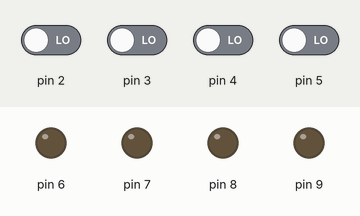
Bench run of a sketch on a simulated Arduino Uno, built with avr-gcc and run on an emulated ATmega328P. On the bench: output pins drawn as LEDs (lit = HIGH). Inputs (shaded band) come from the test bench; at power-on: pin 2–5 LOW.

Above: at 1.2 s.
1.3 s: pin 2 driven HIGH
At 2.5 s:
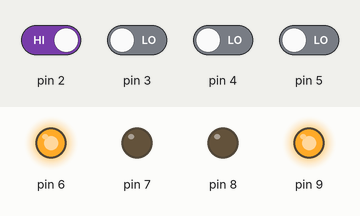
2.8 s: pin 2 driven LOW
At 3.7 s:
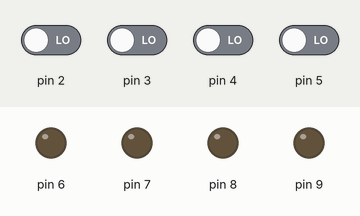
4.3 s: pin 3 driven HIGH
At 4.8 s:
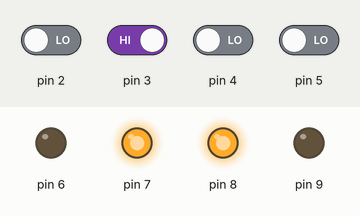
5.8 s: pin 3 driven LOW
At 7.0 s:
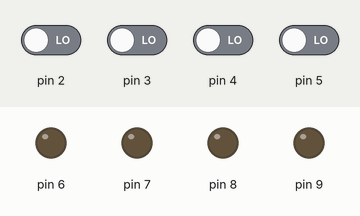
7.3 s: pin 4 driven HIGH
At 8.3 s:
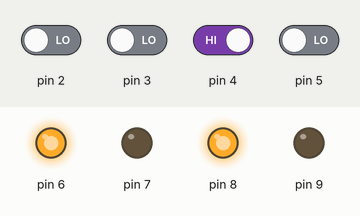
8.8 s: pin 4 driven LOW and pin 5 driven HIGH
At 9.5 s:
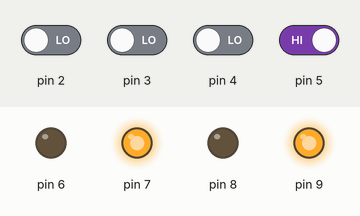
Timing chart, 0 to 11.3 s (numbered marks = the images above; inputs shaded):
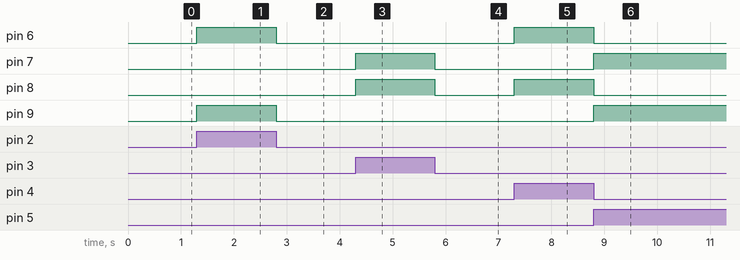

The sketch:

Food_serving_robot.ino
```cpp
//Food Serving Robot
void setup() {
pinMode (2,INPUT);
pinMode (3,INPUT);
pinMode (4,INPUT);
pinMode (5,INPUT);
pinMode (6,OUTPUT);
pinMode (7,OUTPUT);
pinMode (8,OUTPUT);
pinMode (9,OUTPUT);
//pinMode (10,OUTPUT);
//pinMode (11,OUTPUT);
}
void loop() {
//Head Rotation
if (digitalRead(2)==HIGH&&digitalRead(5)==HIGH)
{
    digitalWrite(10,HIGH);
    digitalWrite(11,LOW);
    digitalWrite(6,LOW);
    digitalWrite(7,LOW);
    digitalWrite(8,LOW);
    digitalWrite(9,LOW);
}
else if (digitalRead(3)==HIGH&&digitalRead(4)==HIGH)
{
    digitalWrite(11,HIGH);
    digitalWrite(10,LOW);
    digitalWrite(6,LOW);
    digitalWrite(7,LOW);
    digitalWrite(8,LOW);
    digitalWrite(9,LOW);
   }
//Bot Directions
else  if (digitalRead(2)==HIGH)
{
    digitalWrite(6,HIGH);
    digitalWrite(9,HIGH);
    digitalWrite(7,LOW);
    digitalWrite(8,LOW);
    digitalWrite(10,LOW);
    digitalWrite(11,LOW);
}
else if (digitalRead(3)==HIGH)
{
    digitalWrite(7,HIGH);
    digitalWrite(8,HIGH);
    digitalWrite(6,LOW);
    digitalWrite(9,LOW);
    digitalWrite(10,LOW);
    digitalWrite(11,LOW);
}
else if (digitalRead(4)==HIGH)
{
    digitalWrite(6,HIGH);
    digitalWrite(8,HIGH);
    digitalWrite(7,LOW);
    digitalWrite(9,LOW);
    digitalWrite(10,LOW);
    digitalWrite(11,LOW);
}
else if (digitalRead(5)==HIGH)
{
    digitalWrite(7,HIGH);
    digitalWrite(9,HIGH);
    digitalWrite(6,LOW);
    digitalWrite(8,LOW);
    digitalWrite(10,LOW);
    digitalWrite(11,LOW);
}
//Stop
else
{
    digitalWrite(6,LOW);
    digitalWrite(7,LOW);
    digitalWrite(8,LOW);
    digitalWrite(9,LOW);
    digitalWrite(10,LOW);
    digitalWrite(11,LOW);
}
}
```

Measured:
- after the input at 1.3 s, pin 6, pin 9: LOW → HIGH at once
- after the input at 2.8 s, pin 6, pin 9: HIGH → LOW at once
- after the input at 4.3 s, pin 7, pin 8: LOW → HIGH at once
- after the input at 5.8 s, pin 7, pin 8: HIGH → LOW at once
- after the input at 7.3 s, pin 6, pin 8: LOW → HIGH at once
- after the input at 8.8 s, pin 6, pin 8: HIGH → LOW at once; pin 7, pin 9: LOW → HIGH at once
